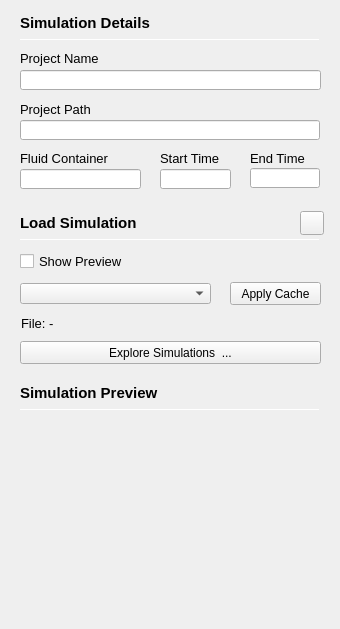
<?xml version="1.0" encoding="UTF-8"?>
<ui version="4.0">
 <class>ProjectDetailsView</class>
 <widget class="QWidget" name="ProjectDetailsView">
  <property name="geometry">
   <rect>
    <x>0</x>
    <y>0</y>
    <width>340</width>
    <height>629</height>
   </rect>
  </property>
  <property name="windowTitle">
   <string>Form</string>
  </property>
  <widget class="QLabel" name="label_projectName">
   <property name="geometry">
    <rect>
     <x>20</x>
     <y>48</y>
     <width>91</width>
     <height>21</height>
    </rect>
   </property>
   <property name="font">
    <font>
     <pointsize>10</pointsize>
     <weight>50</weight>
     <bold>false</bold>
    </font>
   </property>
   <property name="text">
    <string>Project Name</string>
   </property>
  </widget>
  <widget class="QLineEdit" name="lineEdit_projectName">
   <property name="geometry">
    <rect>
     <x>20</x>
     <y>70</y>
     <width>301</width>
     <height>20</height>
    </rect>
   </property>
  </widget>
  <widget class="QPushButton" name="pushButton_applyCache">
   <property name="geometry">
    <rect>
     <x>230</x>
     <y>282</y>
     <width>91</width>
     <height>23</height>
    </rect>
   </property>
   <property name="text">
    <string>Apply Cache</string>
   </property>
  </widget>
  <widget class="QComboBox" name="comboBox_simulations">
   <property name="geometry">
    <rect>
     <x>20</x>
     <y>283</y>
     <width>191</width>
     <height>21</height>
    </rect>
   </property>
  </widget>
  <widget class="Line" name="line_1">
   <property name="geometry">
    <rect>
     <x>20</x>
     <y>39</y>
     <width>300</width>
     <height>1</height>
    </rect>
   </property>
   <property name="minimumSize">
    <size>
     <width>0</width>
     <height>1</height>
    </size>
   </property>
   <property name="styleSheet">
    <string notr="true"/>
   </property>
   <property name="orientation">
    <enum>Qt::Horizontal</enum>
   </property>
  </widget>
  <widget class="QLabel" name="label_detailsView">
   <property name="geometry">
    <rect>
     <x>20</x>
     <y>8</y>
     <width>271</width>
     <height>30</height>
    </rect>
   </property>
   <property name="font">
    <font>
     <pointsize>11</pointsize>
     <weight>75</weight>
     <bold>true</bold>
    </font>
   </property>
   <property name="styleSheet">
    <string notr="true"/>
   </property>
   <property name="text">
    <string>Simulation Details</string>
   </property>
  </widget>
  <widget class="QCheckBox" name="checkBox_showPreview">
   <property name="geometry">
    <rect>
     <x>20</x>
     <y>253</y>
     <width>121</width>
     <height>17</height>
    </rect>
   </property>
   <property name="font">
    <font>
     <pointsize>10</pointsize>
    </font>
   </property>
   <property name="text">
    <string>Show Preview</string>
   </property>
  </widget>
  <widget class="QLineEdit" name="lineEdit_projectPath">
   <property name="geometry">
    <rect>
     <x>20</x>
     <y>120</y>
     <width>300</width>
     <height>20</height>
    </rect>
   </property>
  </widget>
  <widget class="QLabel" name="label_projectPath">
   <property name="geometry">
    <rect>
     <x>20</x>
     <y>99</y>
     <width>91</width>
     <height>21</height>
    </rect>
   </property>
   <property name="font">
    <font>
     <pointsize>10</pointsize>
    </font>
   </property>
   <property name="text">
    <string>Project Path</string>
   </property>
  </widget>
  <widget class="QLabel" name="label_fluidContainer">
   <property name="geometry">
    <rect>
     <x>20</x>
     <y>148</y>
     <width>121</width>
     <height>20</height>
    </rect>
   </property>
   <property name="font">
    <font>
     <pointsize>10</pointsize>
    </font>
   </property>
   <property name="text">
    <string>Fluid Container</string>
   </property>
  </widget>
  <widget class="QLineEdit" name="lineEdit_fluidContainer">
   <property name="geometry">
    <rect>
     <x>20</x>
     <y>169</y>
     <width>121</width>
     <height>20</height>
    </rect>
   </property>
   <property name="styleSheet">
    <string notr="true"/>
   </property>
  </widget>
  <widget class="QLineEdit" name="lineEdit_startTime">
   <property name="geometry">
    <rect>
     <x>160</x>
     <y>169</y>
     <width>71</width>
     <height>20</height>
    </rect>
   </property>
  </widget>
  <widget class="QLabel" name="label_startTime">
   <property name="geometry">
    <rect>
     <x>160</x>
     <y>148</y>
     <width>71</width>
     <height>20</height>
    </rect>
   </property>
   <property name="font">
    <font>
     <pointsize>10</pointsize>
    </font>
   </property>
   <property name="text">
    <string>Start Time</string>
   </property>
  </widget>
  <widget class="QLabel" name="label_endTime">
   <property name="geometry">
    <rect>
     <x>250</x>
     <y>148</y>
     <width>61</width>
     <height>20</height>
    </rect>
   </property>
   <property name="font">
    <font>
     <pointsize>10</pointsize>
    </font>
   </property>
   <property name="text">
    <string>End Time</string>
   </property>
  </widget>
  <widget class="QLineEdit" name="lineEdit_endTime">
   <property name="geometry">
    <rect>
     <x>250</x>
     <y>168</y>
     <width>70</width>
     <height>20</height>
    </rect>
   </property>
  </widget>
  <widget class="Line" name="line_2">
   <property name="geometry">
    <rect>
     <x>20</x>
     <y>239</y>
     <width>300</width>
     <height>1</height>
    </rect>
   </property>
   <property name="styleSheet">
    <string notr="true">QFrame[frameShape=&quot;5&quot;] /* QFrame::VLine == 0x0005 */
{
    color: green;
}</string>
   </property>
   <property name="orientation">
    <enum>Qt::Horizontal</enum>
   </property>
  </widget>
  <widget class="QLabel" name="label_loadSimulation">
   <property name="geometry">
    <rect>
     <x>20</x>
     <y>208</y>
     <width>251</width>
     <height>30</height>
    </rect>
   </property>
   <property name="font">
    <font>
     <pointsize>11</pointsize>
     <weight>75</weight>
     <bold>true</bold>
    </font>
   </property>
   <property name="styleSheet">
    <string notr="true"/>
   </property>
   <property name="text">
    <string>Load Simulation</string>
   </property>
  </widget>
  <widget class="QLabel" name="label_preview">
   <property name="geometry">
    <rect>
     <x>20</x>
     <y>378</y>
     <width>271</width>
     <height>30</height>
    </rect>
   </property>
   <property name="font">
    <font>
     <pointsize>11</pointsize>
     <weight>75</weight>
     <bold>true</bold>
    </font>
   </property>
   <property name="styleSheet">
    <string notr="true"/>
   </property>
   <property name="text">
    <string>Simulation Preview</string>
   </property>
   <property name="alignment">
    <set>Qt::AlignLeading|Qt::AlignLeft|Qt::AlignVCenter</set>
   </property>
  </widget>
  <widget class="Line" name="line_3">
   <property name="geometry">
    <rect>
     <x>20</x>
     <y>409</y>
     <width>300</width>
     <height>1</height>
    </rect>
   </property>
   <property name="orientation">
    <enum>Qt::Horizontal</enum>
   </property>
  </widget>
  <widget class="QLabel" name="label_moviePreview">
   <property name="geometry">
    <rect>
     <x>20</x>
     <y>425</y>
     <width>300</width>
     <height>200</height>
    </rect>
   </property>
   <property name="font">
    <font>
     <pointsize>10</pointsize>
    </font>
   </property>
   <property name="autoFillBackground">
    <bool>false</bool>
   </property>
   <property name="styleSheet">
    <string notr="true">QLabel { background-color : green; color : black; };</string>
   </property>
   <property name="text">
    <string/>
   </property>
  </widget>
  <widget class="QPushButton" name="pushButton_exploreSimulations">
   <property name="geometry">
    <rect>
     <x>20</x>
     <y>341</y>
     <width>301</width>
     <height>23</height>
    </rect>
   </property>
   <property name="text">
    <string notr="true">Explore Simulations  ...</string>
   </property>
  </widget>
  <widget class="QPushButton" name="pushButton_help">
   <property name="geometry">
    <rect>
     <x>300</x>
     <y>211</y>
     <width>24</width>
     <height>24</height>
    </rect>
   </property>
   <property name="text">
    <string/>
   </property>
  </widget>
  <widget class="QLabel" name="label_fluidContainer_2">
   <property name="geometry">
    <rect>
     <x>21</x>
     <y>313</y>
     <width>301</width>
     <height>20</height>
    </rect>
   </property>
   <property name="font">
    <font>
     <pointsize>10</pointsize>
    </font>
   </property>
   <property name="text">
    <string>File: -</string>
   </property>
  </widget>
 </widget>
 <resources/>
 <connections/>
</ui>
